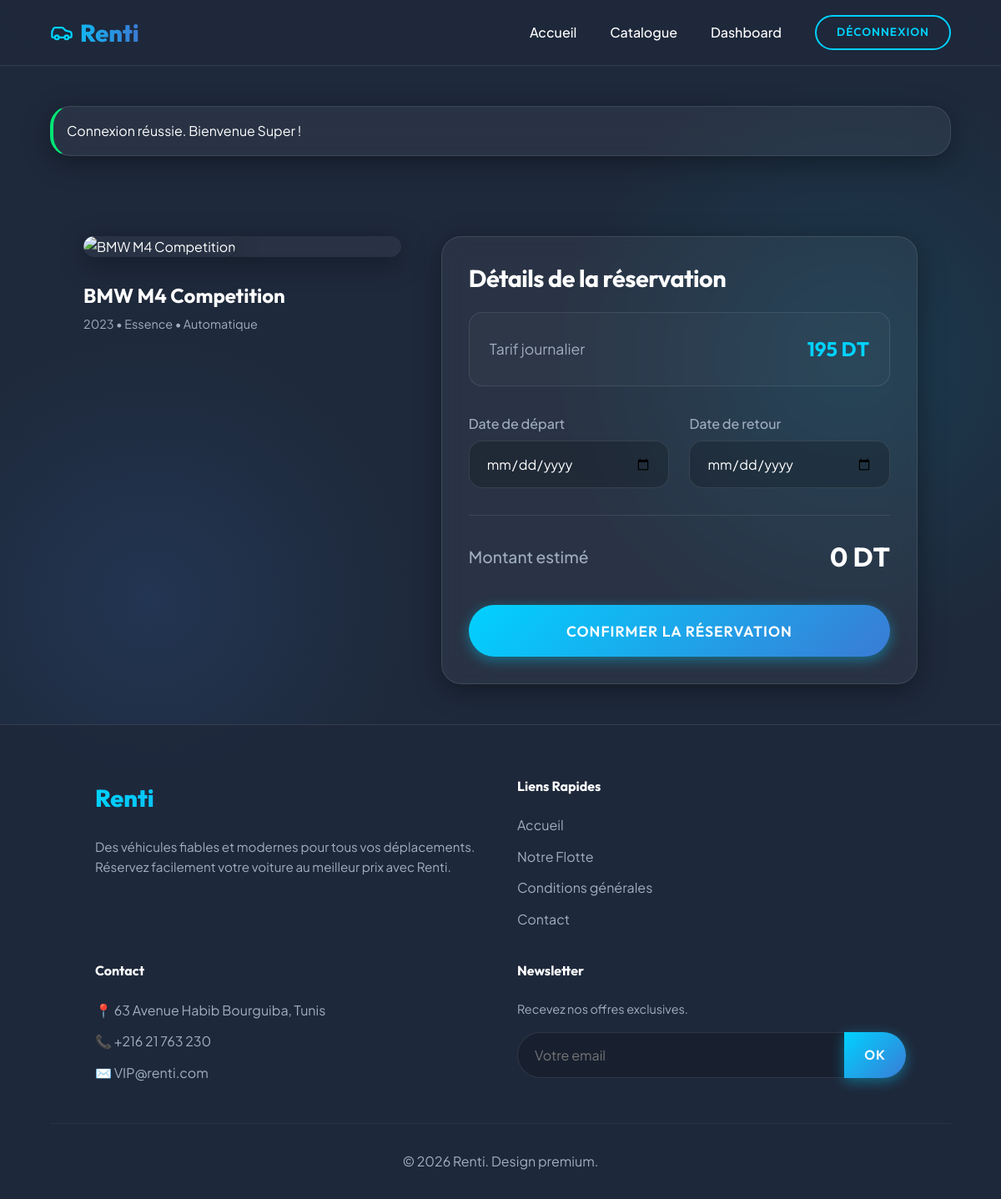
Screenshot of /index.php?c=Reservation&a=create&id_vehicule=2 (signed in) with the database file from the repository.
### tables this page shows
CREATE TABLE vehicules (
    id INT AUTO_INCREMENT PRIMARY KEY,
    marque VARCHAR(100) NOT NULL,
    modele VARCHAR(100) NOT NULL,
    annee INT NOT NULL,
    carburant VARCHAR(50) NOT NULL,
    boite_vitesse VARCHAR(50) NOT NULL,
    description TEXT,
    image_url VARCHAR(255) DEFAULT 'default.jpg',
    tarif_jour DECIMAL(10,2) NOT NULL,
    statut ENUM('disponible', 'reserve', 'maintenance') DEFAULT 'disponible',
    date_ajout DATETIME DEFAULT CURRENT_TIMESTAMP
);

### controllers/ReservationController.php (called while the page is built, shortened)
<?php
require_once 'core/Controller.php';
class ReservationController extends Controller {
    public function create() {
        $id_vehicule = $_GET['id_vehicule'];
        $vehicleModel = $this->model('Vehicle');
        $vehicule = $vehicleModel->findById($id_vehicule);
        $this->view('reservations/create', ['vehicule' => $vehicule]);
    }
}
?>

### config/database.php (called while the page is built)
<?php
class Database {
    private static $instance = null;
    private $pdo;
    private $host = "localhost";
    private $dbname = "location_voiture";
    private $username = "root";
    private $password = "";
    private function __construct() {
        try {
            $this->pdo = new PDO("mysql:host={$this->host};dbname={$this->dbname};charset=utf8", $this->username, $this->password);
            $this->pdo->setAttribute(PDO::ATTR_ERRMODE, PDO::ERRMODE_EXCEPTION);
            $this->pdo->setAttribute(PDO::ATTR_DEFAULT_FETCH_MODE, PDO::FETCH_ASSOC);
        } catch(PDOException $e) {
            die("Erreur de connexion à la base de données : " . $e->getMessage());
        }
    }
    public static function getInstance() {
        if (!self::$instance) {
            self::$instance = new Database();
        }
        return self::$instance;
    }
    public function getConnection() {
        return $this->pdo;
    }
}
?>

### core/Model.php (called while the page is built, shortened)
<?php
require_once 'config/database.php';
abstract class Model {
    public function __construct() {
        $this->db = Database::getInstance()->getConnection();
    }
}
?>

### models/Vehicle.php (called while the page is built, shortened)
<?php
require_once 'core/Model.php';
class Vehicle extends Model {
    public function findById($id) {
        $stmt = $this->db->prepare("SELECT * FROM vehicules WHERE id = :id");
        $stmt->execute(['id' => $id]);
        return $stmt->fetch();
    }
}
?>

### views/reservations/create.php (the view, shortened to what this page needs)
<?php include 'views/header.php'; ?>
<div class="container fade-in" style="display: flex; justify-content: center; align-items: flex-start; min-height: 70vh; padding-top: 2rem;">
    <div style="display: flex; gap: 3rem; flex-wrap: wrap; width: 100%; max-width: 1000px;">
        <div style="flex: 1; min-width: 300px;">
            <div class="card" style="padding: 0; border: none; margin-bottom: 2rem;">
                <img src="<?= htmlspecialchars($vehicule['image_url']) ?>" alt="<?= htmlspecialchars($vehicule['marque'] . ' ' . $vehicule['modele']) ?>" style="width: 100%; height: auto; border-radius: var(--border-radius-lg); box-shadow: var(--shadow-glass);" onerror="this.src='https://images.unsplash.com/photo-1503376762362-7a2c6c9966b6?w=600'">
            </div>
            <div>
                <h3 style="margin-bottom: 0.5rem; font-size: 1.5rem;"><?= htmlspecialchars($vehicule['marque'] . ' ' . $vehicule['modele']) ?></h3>
                <p style="color: var(--text-muted); font-size: 0.9rem; margin-bottom: 1rem;"><?= htmlspecialchars($vehicule['annee']) ?> • <?= htmlspecialchars($vehicule['carburant']) ?> • <?= htmlspecialchars($vehicule['boite_vitesse']) ?></p>
            </div>
        </div>
        <div style="flex: 1.5; min-width: 350px;">
            <div class="card">
                <div class="card-body">
                    <h2 style="margin-bottom: 1.5rem; font-size: 1.8rem;">Détails de la réservation</h2>
                    <div style="background: rgba(255,255,255,0.02); padding: 1.5rem; border-radius: var(--border-radius); border: 1px solid var(--surface-border); margin-bottom: 2rem; display: flex; justify-content: space-between; align-items: center;">
                        <span style="color: var(--text-muted); font-size: 1.1rem;">Tarif journalier</span>
                        <span style="color: var(--primary-color); font-family: 'Outfit', sans-serif; font-weight: 700; font-size: 1.5rem;"><?= number_format($vehicule['tarif_jour'], 0, ',', ' ') ?> DT</span>
                    </div>
                    <form method="POST" action="index.php?c=Reservation&a=create&id_vehicule=<?= $vehicule['id'] ?>" data-validate="true">
                        <div style="display: grid; grid-template-columns: 1fr 1fr; gap: 1.5rem; margin-bottom: 2rem;">
                            <div class="form-group" style="margin-bottom: 0;">
                                <label for="date_debut">Date de départ</label>
                                <input type="date" id="date_debut" name="date_debut" required min="<?= date('Y-m-d') ?>">
                            </div>
                            <div class="form-group" style="margin-bottom: 0;">
                                <label for="date_fin">Date de retour</label>
                                <input type="date" id="date_fin" name="date_fin" required min="<?= date('Y-m-d') ?>">
                            </div>
                        </div>
                        <div style="margin-bottom: 2rem; padding-top: 1.5rem; border-top: 1px solid var(--surface-border); display: flex; justify-content: space-between; align-items: center;">
                            <span style="font-size: 1.2rem; font-weight: 500; color: var(--text-muted);">Montant estimé</span>
                            <span id="montant_estime" style="font-family: 'Outfit', sans-serif; font-size: 2rem; font-weight: 700; color: #fff;">0 DT</span>
                        </div>
                        <button type="submit" class="btn btn-primary" style="width: 100%; padding: 1.2rem; font-size: 1.1rem;">Confirmer la réservation</button>
                    </form>
                </div>
            </div>
        </div>
    </div>
</div>
<?php include 'views/footer.php'; ?>

### assets/css/style.css (style rules this page uses)
:root { --primary-color: #00d2ff; --primary-dark: #3a7bd5; --secondary-color: #1e293b; --surface-color: rgba(255, 255, 255, 0.05); --surface-border: rgba(255, 255, 255, 0.1); --text-primary: #ffffff; --text-muted: #a0aec0; --danger-color: #ff4b4b; --success-color: #00e676; --warning-color: #ffb74d; --shadow-glass: 0 8px 32px 0 rgba(0, 0, 0, 0.37); --shadow-glow: 0 0 20px rgba(0, 210, 255, 0.3); --border-radius-lg: 24px; --border-radius: 16px; --border-radius-sm: 8px; --transition: all 0.4s cubic-bezier(0.25, 0.8, 0.25, 1); }
* { margin: 0; padding: 0; box-sizing: border-box; }
body { font-family: 'Plus Jakarta Sans', sans-serif; background-color: var(--secondary-color); background-image: radial-gradient(circle at 15% 50%, rgba(58, 123, 213, 0.15), transparent 25%), radial-gradient(circle at 85% 30%, rgba(0, 210, 255, 0.1), transparent 25%); color: var(--text-primary); line-height: 1.6; min-height: 100vh; display: flex; flex-direction: column; }
h1, h2, h3, h4, h5, h6 { font-family: 'Outfit', sans-serif; font-weight: 700; color: var(--text-primary); margin-bottom: 1rem; line-height: 1.2; }
h2 { font-size: 2.5rem; letter-spacing: -0.5px; }
h3 { font-size: 1.75rem; }
.container { width: 90%; max-width: 1280px; margin: 0 auto; padding: 3rem 0; }
.btn { display: inline-flex; align-items: center; justify-content: center; gap: 0.5rem; padding: 0.875rem 2rem; border-radius: 50px; font-family: 'Outfit', sans-serif; font-weight: 600; font-size: 1rem; cursor: pointer; border: none; transition: var(--transition); text-transform: uppercase; letter-spacing: 1px; }
.btn-primary { background: linear-gradient(135deg, var(--primary-color), var(--primary-dark)); color: #fff; box-shadow: 0 4px 15px rgba(0, 210, 255, 0.4); }
.card { background: var(--surface-color); backdrop-filter: blur(12px); -webkit-backdrop-filter: blur(12px); border: 1px solid var(--surface-border); border-radius: var(--border-radius-lg); box-shadow: var(--shadow-glass); overflow: hidden; transition: var(--transition); position: relative; }
.card::before { content: ''; position: absolute; top: 0; left: -100%; width: 50%; height: 100%; background: linear-gradient(to right, transparent, rgba(255,255,255,0.05), transparent); transform: skewX(-20deg); transition: 0.7s; }
.card-body { padding: 2rem; }
.form-group { margin-bottom: 1.5rem; }
label { display: block; margin-bottom: 0.5rem; font-weight: 500; color: var(--text-muted); }
input[type="text"], input[type="email"], input[type="password"], input[type="number"], input[type="date"], select, textarea { width: 100%; padding: 1rem 1.25rem; background: rgba(0, 0, 0, 0.2); border: 1px solid var(--surface-border); border-radius: var(--border-radius); color: var(--text-primary); font-family: inherit; font-size: 1rem; transition: var(--transition); }

### rows the page displays
vehicules: marque+modele "BMW M4 Competition", annee "2023", carburant "Essence", boite_vitesse "Automatique", tarif_jour "195"

### other values shown
$_SESSION['flash']['message'] "Connexion réussie. Bienvenue Super !"
